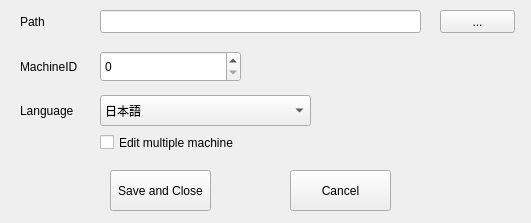
<?xml version="1.0" encoding="UTF-8"?>
<ui version="4.0">
 <class>FileRegistryEditorClass</class>
 <widget class="QMainWindow" name="FileRegistryEditorClass">
  <property name="geometry">
   <rect>
    <x>0</x>
    <y>0</y>
    <width>531</width>
    <height>223</height>
   </rect>
  </property>
  <property name="windowTitle">
   <string>FileRegistryEditor</string>
  </property>
  <widget class="QWidget" name="centralWidget">
   <widget class="QLineEdit" name="lineEditPathName">
    <property name="geometry">
     <rect>
      <x>100</x>
      <y>10</y>
      <width>321</width>
      <height>23</height>
     </rect>
    </property>
   </widget>
   <widget class="QLabel" name="label">
    <property name="geometry">
     <rect>
      <x>20</x>
      <y>10</y>
      <width>50</width>
      <height>23</height>
     </rect>
    </property>
    <property name="text">
     <string>Path</string>
    </property>
   </widget>
   <widget class="QSpinBox" name="spinBoxMachineID">
    <property name="geometry">
     <rect>
      <x>100</x>
      <y>51</y>
      <width>141</width>
      <height>31</height>
     </rect>
    </property>
   </widget>
   <widget class="QLabel" name="label_2">
    <property name="geometry">
     <rect>
      <x>20</x>
      <y>51</y>
      <width>61</width>
      <height>31</height>
     </rect>
    </property>
    <property name="text">
     <string>MachineID</string>
    </property>
   </widget>
   <widget class="QPushButton" name="pushButtonSelectFolder">
    <property name="geometry">
     <rect>
      <x>440</x>
      <y>10</y>
      <width>75</width>
      <height>23</height>
     </rect>
    </property>
    <property name="text">
     <string>...</string>
    </property>
   </widget>
   <widget class="QPushButton" name="pushButtonOK">
    <property name="geometry">
     <rect>
      <x>110</x>
      <y>170</y>
      <width>101</width>
      <height>41</height>
     </rect>
    </property>
    <property name="text">
     <string>Save and Close</string>
    </property>
   </widget>
   <widget class="QPushButton" name="pushButtonCancel">
    <property name="geometry">
     <rect>
      <x>290</x>
      <y>170</y>
      <width>101</width>
      <height>41</height>
     </rect>
    </property>
    <property name="text">
     <string>Cancel</string>
    </property>
    <property name="icon">
     <iconset>
      <normaloff>J:/検査画面icon/flash_64.PNG</normaloff>J:/検査画面icon/flash_64.PNG</iconset>
    </property>
   </widget>
   <widget class="QFrame" name="frame">
    <property name="geometry">
     <rect>
      <x>640</x>
      <y>430</y>
      <width>311</width>
      <height>281</height>
     </rect>
    </property>
    <property name="frameShape">
     <enum>QFrame::StyledPanel</enum>
    </property>
    <property name="frameShadow">
     <enum>QFrame::Sunken</enum>
    </property>
    <widget class="QLineEdit" name="lineEditHostName">
     <property name="geometry">
      <rect>
       <x>10</x>
       <y>50</y>
       <width>291</width>
       <height>20</height>
      </rect>
     </property>
     <property name="text">
      <string>localhost</string>
     </property>
    </widget>
    <widget class="QLineEdit" name="lineEditName">
     <property name="geometry">
      <rect>
       <x>10</x>
       <y>210</y>
       <width>291</width>
       <height>20</height>
      </rect>
     </property>
    </widget>
    <widget class="QLineEdit" name="lineEditDatabaseName">
     <property name="geometry">
      <rect>
       <x>10</x>
       <y>100</y>
       <width>291</width>
       <height>20</height>
      </rect>
     </property>
     <property name="text">
      <string>d:/data/Regulus64.fdb</string>
     </property>
    </widget>
    <widget class="QLabel" name="label_4">
     <property name="geometry">
      <rect>
       <x>10</x>
       <y>80</y>
       <width>291</width>
       <height>21</height>
      </rect>
     </property>
     <property name="frameShape">
      <enum>QFrame::Panel</enum>
     </property>
     <property name="frameShadow">
      <enum>QFrame::Sunken</enum>
     </property>
     <property name="text">
      <string>Database name</string>
     </property>
     <property name="alignment">
      <set>Qt::AlignCenter|Qt::AlignHCenter|Qt::AlignLeading|Qt::AlignLeft|Qt::AlignVCenter</set>
     </property>
    </widget>
    <widget class="QLabel" name="label_3">
     <property name="geometry">
      <rect>
       <x>10</x>
       <y>30</y>
       <width>291</width>
       <height>21</height>
      </rect>
     </property>
     <property name="frameShape">
      <enum>QFrame::Panel</enum>
     </property>
     <property name="frameShadow">
      <enum>QFrame::Sunken</enum>
     </property>
     <property name="text">
      <string>Host Name</string>
     </property>
     <property name="alignment">
      <set>Qt::AlignCenter|Qt::AlignHCenter|Qt::AlignLeading|Qt::AlignLeft|Qt::AlignVCenter</set>
     </property>
    </widget>
    <widget class="QLabel" name="label_5">
     <property name="geometry">
      <rect>
       <x>0</x>
       <y>0</y>
       <width>311</width>
       <height>21</height>
      </rect>
     </property>
     <property name="frameShape">
      <enum>QFrame::Panel</enum>
     </property>
     <property name="frameShadow">
      <enum>QFrame::Sunken</enum>
     </property>
     <property name="text">
      <string>Database</string>
     </property>
     <property name="alignment">
      <set>Qt::AlignCenter|Qt::AlignHCenter|Qt::AlignLeading|Qt::AlignLeft|Qt::AlignVCenter</set>
     </property>
    </widget>
    <widget class="QPushButton" name="pushButtonLoadDatabase">
     <property name="geometry">
      <rect>
       <x>110</x>
       <y>240</y>
       <width>91</width>
       <height>31</height>
      </rect>
     </property>
     <property name="text">
      <string>Load database</string>
     </property>
    </widget>
    <widget class="QLabel" name="label_6">
     <property name="geometry">
      <rect>
       <x>10</x>
       <y>190</y>
       <width>291</width>
       <height>21</height>
      </rect>
     </property>
     <property name="frameShape">
      <enum>QFrame::Panel</enum>
     </property>
     <property name="frameShadow">
      <enum>QFrame::Sunken</enum>
     </property>
     <property name="text">
      <string>Machine Name from database</string>
     </property>
     <property name="alignment">
      <set>Qt::AlignCenter|Qt::AlignHCenter|Qt::AlignLeading|Qt::AlignLeft|Qt::AlignVCenter</set>
     </property>
    </widget>
    <widget class="QLabel" name="label_8">
     <property name="geometry">
      <rect>
       <x>10</x>
       <y>130</y>
       <width>291</width>
       <height>21</height>
      </rect>
     </property>
     <property name="frameShape">
      <enum>QFrame::Panel</enum>
     </property>
     <property name="frameShadow">
      <enum>QFrame::Sunken</enum>
     </property>
     <property name="text">
      <string>Port number</string>
     </property>
     <property name="alignment">
      <set>Qt::AlignCenter|Qt::AlignHCenter|Qt::AlignLeading|Qt::AlignLeft|Qt::AlignVCenter</set>
     </property>
    </widget>
    <widget class="QSpinBox" name="spinBoxDatabasePortNo">
     <property name="geometry">
      <rect>
       <x>50</x>
       <y>150</y>
       <width>91</width>
       <height>22</height>
      </rect>
     </property>
     <property name="maximum">
      <number>65535</number>
     </property>
     <property name="value">
      <number>3051</number>
     </property>
    </widget>
   </widget>
   <widget class="QLabel" name="label_7">
    <property name="geometry">
     <rect>
      <x>20</x>
      <y>95</y>
      <width>61</width>
      <height>31</height>
     </rect>
    </property>
    <property name="text">
     <string>Language</string>
    </property>
   </widget>
   <widget class="QComboBox" name="comboBoxLanguage">
    <property name="geometry">
     <rect>
      <x>100</x>
      <y>95</y>
      <width>211</width>
      <height>31</height>
     </rect>
    </property>
    <item>
     <property name="text">
      <string>日本語</string>
     </property>
    </item>
    <item>
     <property name="text">
      <string>English</string>
     </property>
    </item>
    <item>
     <property name="text">
      <string>繁体中文</string>
     </property>
    </item>
    <item>
     <property name="text">
      <string>簡体中文</string>
     </property>
    </item>
    <item>
     <property name="text">
      <string>Korean</string>
     </property>
    </item>
   </widget>
   <widget class="QCheckBox" name="checkBoxEditMaltipleMachine">
    <property name="geometry">
     <rect>
      <x>100</x>
      <y>127</y>
      <width>371</width>
      <height>31</height>
     </rect>
    </property>
    <property name="text">
     <string>Edit multiple machine</string>
    </property>
   </widget>
  </widget>
 </widget>
 <layoutdefault spacing="6" margin="11"/>
 <resources/>
 <connections/>
</ui>
